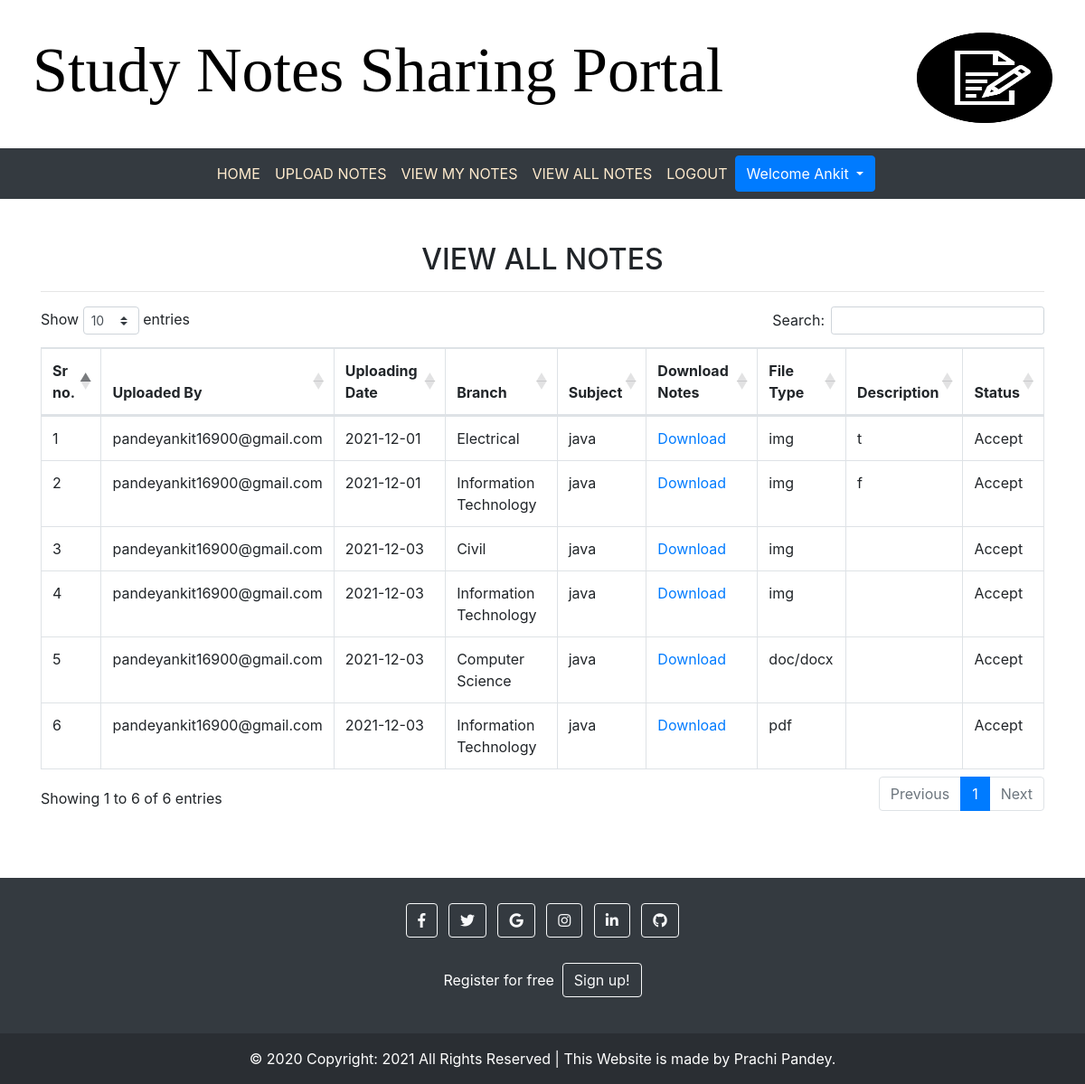
The page /viewallnotes (signed in) on the database its author committed.
### notes/models.py (models this page shows, shortened)
class Notes(models.Model):
    user = models.ForeignKey(User,on_delete=models.CASCADE)
    uploadingdate = models.CharField(max_length=30)
    branch = models.CharField(max_length=30)
    subject = models.CharField(max_length=30)
    notesfile = models.FileField(null=True)
    filetype = models.CharField(max_length=30)
    description = models.CharField(max_length=200, null=True)
    status = models.CharField(max_length=15)

### notes/views.py (the view)
# urls.py: path('viewallnotes',viewallnotes,name='viewallnotes'),
def viewallnotes(request):
    if not request.user.is_authenticated:
         return redirect('login')
    notes=Notes.objects.filter(status="Accept")
    d = {'notes':notes,}
    return render(request,'viewallnotes.html',d)

### notes/templates/viewallnotes.html (shortened to what this page needs)
{% extends 'user_nav.html'  %}
{% block body %}
{% load static %}
<!DOCTYPE html>
<html lang="en">
     <link rel="stylesheet"href="https://cdnjs.cloudflare.com/ajax/libs/twitter-bootstrap/4.5.2/css/bootstrap.css">
     <link rel="stylesheet"href="https://cdn.datatables.net/1.11.3/css/dataTables.bootstrap4.min.css">
    <div class="container mt-5">
        <h2 class="text-center">VIEW ALL NOTES</h2>
        <hr>
        <table class="table table-bordered " id="example">
            <thead>
                <tr>
                    <th>Sr no.</th>
                    <th>Uploaded By</th>
                    <th>Uploading Date</th>
                    <th>Branch</th>
                    <th>Subject</th>
                    <th>Download Notes</th>
                    <th>File Type</th>
                    <th>Description</th>
                    <th>Status</th>
                </tr>
            </thead>
            <tbody>
              {% for i in notes %}
                <tr>
                    <td>{{forloop.counter}}</td>
                    <td>{{i.user.username}}</td>
                    <td>{{i.uploadingdate}}</td>
                    <td>{{i.branch}}</td>
                    <td>{{i.subject}}</td>
                    <td><a href="{{i.notesfile.url}}" download>Download</a></td>
                    <td>{{i.filetype}}</td>
                    <td>{{i.description}}</td>
                    <td>{{i.status}}</td>
                </tr>
                {% endfor %}
            </tbody>
        </table>
    </div>
    <br><br><br>
    <footer class="bg-dark text-center text-white">
        <div class="container p-4 pb-0">
          <section class="mb-4">
            <a class="btn btn-outline-light btn-floating m-1" href="#!" role="button"
              ><i class="fab fa-facebook-f"></i
            ></a>
            <a class="btn btn-outline-light btn-floating m-1" href="#!" role="button"
              ><i class="fab fa-twitter"></i
            ></a>
            <a class="btn btn-outline-light btn-floating m-1" href="#!" role="button"
              ><i class="fab fa-google"></i
            ></a>
            <a class="btn btn-outline-light btn-floating m-1" href="#!" role="button"
              ><i class="fab fa-instagram"></i
            ></a>
            <a class="btn btn-outline-light btn-floating m-1" href="#!" role="button"
              ><i class="fab fa-linkedin-in"></i
            ></a>
            <a class="btn btn-outline-light btn-floating m-1" href="#!" role="button"
              ><i class="fab fa-github"></i
            ></a>
          </section>
          <section class="">
            <p class="d-flex justify-content-center align-items-center">
              <span class="me-3">Register for free&nbsp;&nbsp;</span>
              <a href="{% url 'signup'  %}" class="btn btn-outline-light btn-rounded">
                Sign up!
              </a>
            </p>
          </section>
        </div>
        <div class="text-center p-3" style="background-color: rgba(0, 0, 0, 0.2);">
          © 2020 Copyright: 2021 All Rights Reserved  | This Website is made by Prachi Pandey.
        </div>
      </footer>
</html>
{% endblock %}

### notes/templates/user_nav.html (shortened to what this page needs)
<!DOCTYPE html>
<html lang="en">
<head>
    {% load static %}
  <link rel="stylesheet" href="https://maxcdn.bootstrapcdn.com/bootstrap/4.3.1/css/bootstrap.min.css">
  <link rel="stylesheet" href="https://use.fontawesome.com/releases/v5.6.3/css/all.css"
>
  <link rel="stylesheet" href="{% static 'css/style.css' %}">
</head>
<body>
  <h2 style="padding:3%;">
       <span style="color:black; text-align:center; font-family:Algerian; Font-size: 70px;">Study Notes Sharing Portal</span>
       <img src="static/images/logo.png" align="right" style="width:150px; height:100px; position:relative;">
    </h2>
   <nav class="navbar navbar-expand-sm justify-content-center bg-dark" >
      <ul class="navbar-nav">
          <li class="navbar-item">
              <a class="nav-link" href="{% url 'profile' %}">HOME</a>
          </li>
          <li class="navbar-item">
            <a class="nav-link" href="{% url 'upload_notes' %}">UPLOAD NOTES</a>
          </li>
          <li class="navbar-item">
            <a class="nav-link" href="{% url 'view_mynotes' %}">VIEW MY NOTES</a>
          </li>
          <li class="navbar-item">
            <a class="nav-link" href="{% url 'viewallnotes' %}">VIEW ALL NOTES</a>
          </li>
          <li class="navbar-item">
            <a class="nav-link" href="{% url 'logout' %}">LOGOUT</a>
          </li>
          <div class="btn-group ">
              <button type="button" class="btn btn-primary dropdown-toggle" data-toggle="dropdown">
                  Welcome {{request.user.first_name}}
              </button>
          </div>
      </ul>
   </nav>
</body>
</html>
{% block body %}
{% endblock %}

### notes/templates/user_nav.html (style rules this page uses)
.nav-link { color: blanchedalmond; }

### rows shown on the page
Notes: user.username "pandeyankit16900@gmail.com", uploadingdate "2021-12-01", branch "Electrical", subject "java", filetype "img", description "t", status "Accept"
Notes: user.username "pandeyankit16900@gmail.com", uploadingdate "2021-12-01", branch "Information Technology", subject "java", filetype "img", description "f", status "Accept"
Notes: user.username "pandeyankit16900@gmail.com", uploadingdate "2021-12-03", branch "Civil", subject "java", filetype "img", status "Accept"
Notes: user.username "pandeyankit16900@gmail.com", uploadingdate "2021-12-03", branch "Information Technology", subject "java", filetype "img", status "Accept"
Notes: user.username "pandeyankit16900@gmail.com", uploadingdate "2021-12-03", branch "Computer Science", subject "java", filetype "doc/docx", status "Accept"
Notes: user.username "pandeyankit16900@gmail.com", uploadingdate "2021-12-03", branch "Information Technology", subject "java", filetype "pdf", status "Accept"

### other values the page prints
{{ request.user.first_name }} "Ankit"
